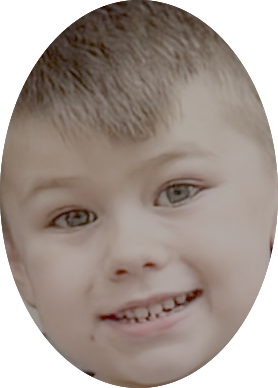
#> input picture aunt-shiela/boy.png, 278 x 388 px
$ python main.py boy.png out.png
#> lines starting #> are read from the running program, lines starting #| are printed output that depends on the picture
### common.py
from PIL import Image

def load_image(path):
#> called with path = 'boy.png'
    img = Image.open(path)
#> img is the input picture: PIL image 278x388 RGBA; mean R, G, B, A 112.9, 100.2, 92.6, 200.7
    img = img.convert("RGB")
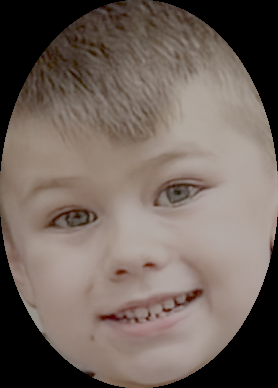
#> img: PIL image 278x388 RGB; mean R, G, B 112.9, 100.2, 92.6
    pixels = img.load()
    return (pixels, img)

def make_new_image(img):
    xnew_image = Image.new('RGB', (img.width, img.height))
#> xnew_image: PIL image 278x388 RGB; every value is 0
    new_image_pixels = xnew_image.load()
    return (new_image_pixels, xnew_image)

# [4 lines left out: function make_new_image_wh, not called in this run]

### aunt-shiela/main.py
import sys
import os

inputfile = sys.argv[1]
outputfile = sys.argv[2]


# Get the parent directory and add it to sys.path
parent_dir = os.path.abspath(os.path.join(os.path.dirname(__file__), '..'))
sys.path.append(parent_dir)

from common import *
dark = (30, 30, 30)
light = (200, 200, 200)
highlight= (255, 255, 255)
def make_bw(img, pixels, npix):
    x_min = 255
    x_max = 0
    for x in range(img.width):
        for y in range(img.height):
            r, g, b = pixels[x, y]
            v = int((0.299 * r) + (0.587 * g) + (0.114 * b))
            if 100 < v and v < 115:
                npix[x,y] = dark
            elif v < 155:
                npix[x,y] = light
            elif v < 255:
                npix[x,y] = highlight
            else:
                npix[x,y] = (255, 0, 0)
            # npix[x,y] = (v, v, v)


    # print(x_min, x_max)


def make_dark(img, pixels, npix):
    for x in range(img.width):
        for y in range(img.height):
            r, g, b = pixels[x, y]
            v = ( r + g + b ) // 3
            npix[x,y] = (v, v, v)

if __name__ == '__main__':
    pixels, img = load_image(inputfile)
    npix, nimg = make_new_image(img)


    make_bw(img, pixels, npix)

    nimg.save(f'{outputfile}.jpg')
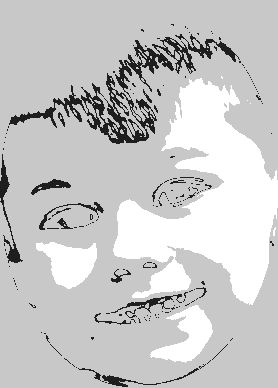
#> saved as out.png.jpg: PIL image 278x388 RGB; min 30, max 255, mean 200.6
